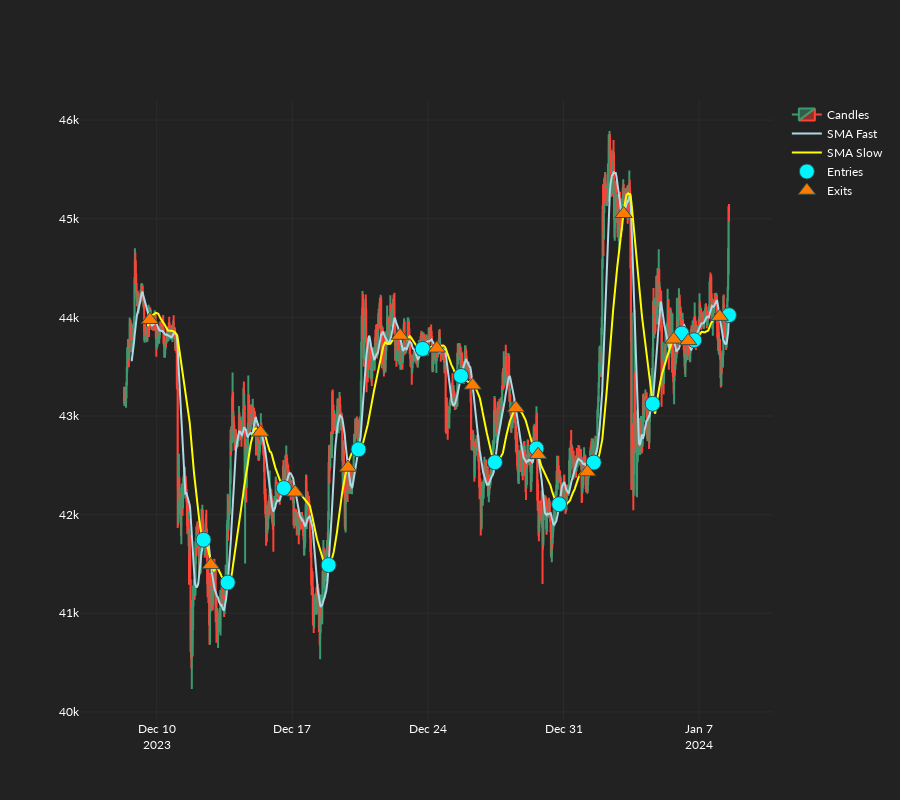

The cell this chart's notebook holds for it:
### Code cell
go.Figure(
    data=[
        go.Candlestick(
            x=datetimes,
            open=open,
            high=high,
            low=low,
            close=close,
            name="Candles",
        ),
        go.Scatter(
            x=datetimes,
            y=sma_fast,
            name="SMA Fast",
            line_color="lightblue",
        ),
        go.Scatter(
            x=datetimes,
            y=sma_slow,
            name="SMA Slow",
            line_color="yellow",
        ),
        go.Scatter(
            x=datetimes,
            y=cross_above_signal,
            mode="markers",
            name="Entries",
            marker=dict(
                size=15,
                symbol="circle",
                color="#00F6FF",
                line=dict(
                    width=1,
                    color="DarkSlateGrey",
                ),
            ),
        ),
        go.Scatter(
            x=datetimes,
            y=cross_below_signal,
            mode="markers",
            name="Exits",
            marker=dict(
                size=15,
                symbol="triangle-up",
                color="#FF7B00",
                line=dict(
                    width=1,
                    color="DarkSlateGrey",
                ),
            ),
        ),
    ]
).update_layout(height=800, xaxis_rangeslider_visible=False)

### Figure 1 — Plotly figure (JSON) as saved in the notebook; plotly's stock layout.template omitted (floating-point values rounded to 4 significant figures; data arrays with more than 128 entries replaced by an {"elided": "..."} marker saying what was removed)
{"data": [{"close": {"elided": "1500 float values"}, "high": {"elided": "1500 float values"}, "low": {"elided": "1500 float values"}, "name": "Candles", "open": {"elided": "1500 float values"}, "type": "candlestick", "x": {"elided": "1500 str values"}}, {"line": {"color": "lightblue"}, "name": "SMA Fast", "type": "scatter", "x": {"elided": "1500 str values"}, "y": {"elided": "1500 float values"}}, {"line": {"color": "yellow"}, "name": "SMA Slow", "type": "scatter", "x": {"elided": "1500 str values"}, "y": {"elided": "1500 float values"}}, {"marker": {"color": "#00F6FF", "line": {"color": "DarkSlateGrey", "width": 1}, "size": 15, "symbol": "circle"}, "mode": "markers", "name": "Entries", "type": "scatter", "x": {"elided": "1500 str values"}, "y": {"elided": "1500 float values"}}, {"marker": {"color": "#FF7B00", "line": {"color": "DarkSlateGrey", "width": 1}, "size": 15, "symbol": "triangle-up"}, "mode": "markers", "name": "Exits", "type": "scatter", "x": {"elided": "1500 str values"}, "y": {"elided": "1500 float values"}}], "layout": {"height": 800, "xaxis": {"rangeslider": {"visible": false}}}}
